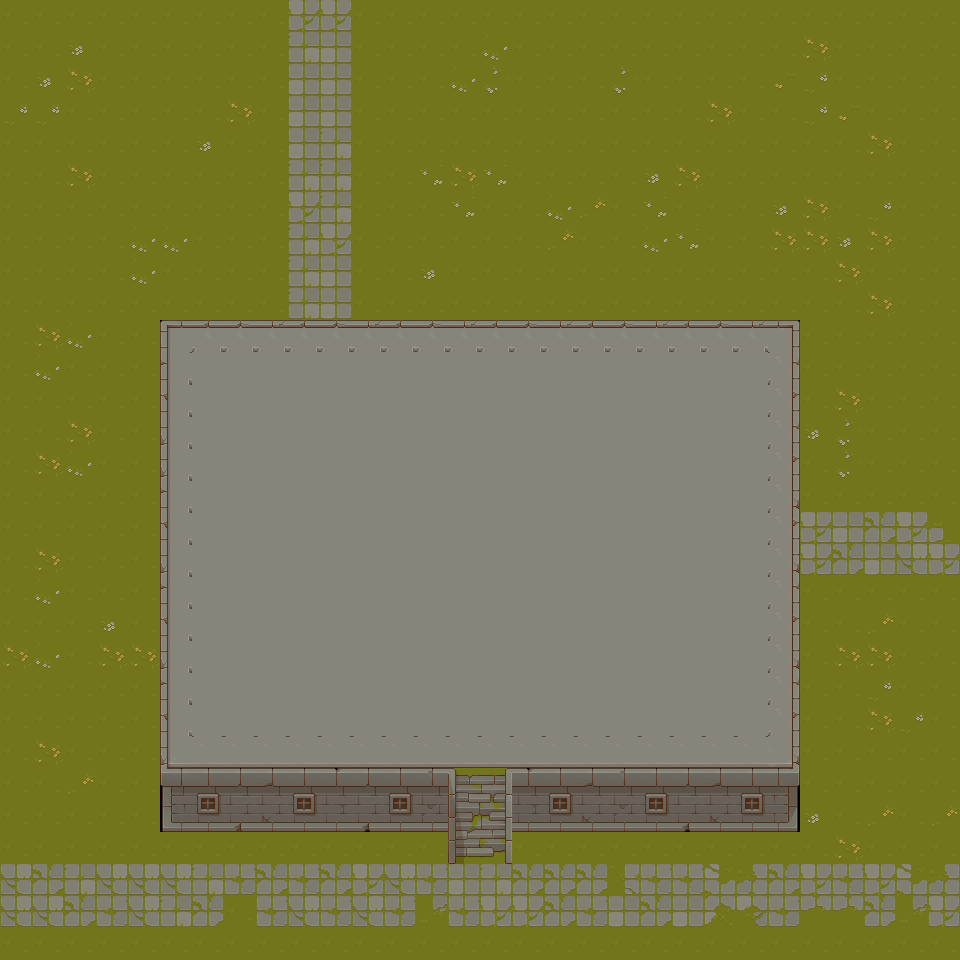

Tiled map render using the project's own tile images. Description and the whole map definition, tile-layer contents included, below:
An orthogonal 30x30 tile map with 32x32 px tiles, 2 tile layers (Capa de patrones 1, Capa de patrones 2), 5 tilesets.

<map version="1.10" tiledversion="1.10.2" orientation="orthogonal" renderorder="right-down" width="30" height="30" tilewidth="32" tileheight="32" infinite="0" nextlayerid="3" nextobjectid="1">
 <tileset firstgid="1" source="TX Plant.tsx" />
 <tileset firstgid="257" source="TX Tileset Grass.tsx" />
 <tileset firstgid="321" source="TX Tileset Wall.tsx" />
 <tileset firstgid="577" source="TX Struct.tsx" />
 <tileset firstgid="833" source="TX Tileset Stone Ground.tsx" />
 <layer id="1" name="Capa de patrones 1" width="30" height="30">
  <data encoding="csv">
268,268,268,268,268,268,268,268,268,298,298,268,268,268,268,268,268,268,268,268,268,268,268,268,268,268,268,268,268,268,
268,268,269,268,268,268,268,268,268,290,289,268,268,268,268,285,268,268,268,268,268,268,268,268,268,286,268,268,268,268,
268,269,286,268,268,268,268,268,268,289,289,268,268,268,285,278,268,268,268,278,268,268,268,268,277,270,268,268,268,268,
270,270,268,268,268,268,268,286,268,289,289,268,268,268,268,268,268,268,268,268,268,268,286,268,268,270,277,268,268,268,
268,268,268,268,268,268,269,268,268,289,290,268,268,268,268,268,268,268,268,268,268,268,268,268,268,268,268,286,268,268,
268,268,286,268,268,268,268,268,268,290,290,268,268,263,286,263,268,268,268,268,269,286,268,268,268,268,268,268,268,268,
268,268,268,268,268,268,268,268,268,298,290,268,268,268,263,268,268,285,271,268,263,268,268,268,269,286,268,270,268,268,
268,268,268,268,285,285,268,268,268,290,298,268,268,268,268,268,268,271,268,268,285,263,268,268,286,286,269,286,268,268,
268,268,268,268,285,268,268,268,268,290,289,268,268,269,268,268,268,268,268,268,268,268,268,268,268,268,286,268,268,268,
268,268,268,268,268,268,268,268,268,290,289,268,268,268,268,268,268,268,268,268,268,268,268,268,268,268,268,286,268,268,
268,286,285,268,268,833,839,839,839,839,839,839,839,839,839,839,839,839,839,839,839,839,839,839,835,268,268,268,268,268,
268,285,268,268,268,846,842,842,842,842,842,842,842,842,842,842,842,842,842,842,842,842,842,842,848,268,268,268,268,268,
268,268,268,268,268,846,842,842,842,842,842,842,842,842,842,842,842,842,842,842,842,842,842,842,848,268,286,268,268,268,
268,268,286,268,268,846,842,842,842,842,842,842,842,842,842,842,842,842,842,842,842,842,842,842,848,269,278,268,268,268,
268,286,285,268,268,846,842,842,842,842,842,842,842,842,842,842,842,842,842,842,842,842,842,842,848,268,278,268,268,268,
268,268,268,268,268,846,842,842,842,842,842,842,842,842,842,842,842,842,842,842,842,842,842,842,848,268,268,268,268,268,
268,268,268,268,268,846,842,842,842,842,842,842,842,842,842,842,842,842,842,842,842,842,842,842,848,298,289,306,298,311,
268,286,268,268,268,846,842,842,842,842,842,842,842,842,842,842,842,842,842,842,842,842,842,842,848,298,306,289,305,298,
268,285,268,268,268,846,842,842,842,842,842,842,842,842,842,842,842,842,842,842,842,842,842,842,848,268,268,268,268,268,
268,268,268,269,268,846,842,842,842,842,842,842,842,842,842,842,842,842,842,842,842,842,842,842,848,268,268,271,268,268,
286,285,268,286,286,846,842,842,842,842,842,842,842,842,842,842,842,842,842,842,842,842,842,842,848,268,286,286,268,268,
268,268,268,268,268,846,842,842,842,842,842,842,842,842,842,842,842,842,842,842,842,842,842,842,848,268,268,270,268,268,
268,268,268,268,268,846,842,842,842,842,842,842,842,842,842,842,842,842,842,842,842,842,842,842,848,268,268,286,270,268,
268,286,268,268,268,849,855,855,855,855,855,855,855,855,855,855,855,855,855,855,855,855,855,855,851,268,268,268,268,268,
268,268,271,268,268,370,418,423,420,423,418,419,423,421,268,268,418,423,420,421,423,419,423,421,372,268,268,268,268,268,
268,268,268,268,268,386,434,439,436,439,434,435,439,437,268,268,434,439,436,437,439,435,439,437,388,269,268,271,268,271,
268,268,268,268,268,268,268,268,268,268,268,268,268,268,268,268,268,268,268,268,268,268,268,268,268,268,286,268,268,268,
305,306,290,305,305,305,290,297,306,297,306,298,305,297,289,290,306,306,306,307,297,297,318,317,306,298,297,298,318,317,
305,305,306,297,305,290,306,268,297,305,297,305,297,315,297,298,298,306,297,289,306,289,313,314,297,303,303,306,315,298,
268,268,268,268,268,268,268,268,268,268,268,268,268,268,268,268,268,268,268,268,268,268,268,268,268,268,268,268,268,268
</data>
 </layer>
 <layer id="2" name="Capa de patrones 2" width="30" height="30">
  <data encoding="csv">
0,0,0,0,0,0,0,0,0,0,0,0,0,0,0,0,0,0,0,0,0,0,0,0,0,0,0,0,0,0,
0,0,0,0,0,0,0,0,0,0,0,0,0,0,0,0,0,0,0,0,0,0,0,0,0,0,0,0,0,0,
0,0,0,0,0,0,0,0,0,0,0,0,0,0,0,0,0,0,0,0,0,0,0,0,0,0,0,0,0,0,
0,0,0,0,0,0,0,0,0,0,0,0,0,0,0,0,0,0,0,0,0,0,0,0,0,0,0,0,0,0,
0,0,0,0,0,0,0,0,0,0,0,0,0,0,0,0,0,0,0,0,0,0,0,0,0,0,0,0,0,0,
0,0,0,0,0,0,0,0,0,0,0,0,0,0,0,0,0,0,0,0,0,0,0,0,0,0,0,0,0,0,
0,0,0,0,0,0,0,0,0,0,0,0,0,0,0,0,0,0,0,0,0,0,0,0,0,0,0,0,0,0,
0,0,0,0,0,0,0,0,0,0,0,0,0,0,0,0,0,0,0,0,0,0,0,0,0,0,0,0,0,0,
0,0,0,0,0,0,0,0,0,0,0,0,0,0,0,0,0,0,0,0,0,0,0,0,0,0,0,0,0,0,
0,0,0,0,0,0,0,0,0,0,0,0,0,0,0,0,0,0,0,0,0,0,0,0,0,0,0,0,0,0,
0,0,0,0,0,338,349,350,351,349,350,351,349,350,351,349,350,351,349,350,351,349,350,351,340,0,0,0,0,0,
0,0,0,0,0,346,0,0,0,0,0,0,0,0,0,0,0,0,0,0,0,0,0,0,347,0,0,0,0,0,
0,0,0,0,0,362,0,0,0,0,0,0,0,0,0,0,0,0,0,0,0,0,0,0,363,0,0,0,0,0,
0,0,0,0,0,378,0,0,0,0,0,0,0,0,0,0,0,0,0,0,0,0,0,0,347,0,0,0,0,0,
0,0,0,0,0,378,0,0,0,0,0,0,0,0,0,0,0,0,0,0,0,0,0,0,363,0,0,0,0,0,
0,0,0,0,0,346,0,0,0,0,0,0,0,0,0,0,0,0,0,0,0,0,0,0,379,0,0,0,0,0,
0,0,0,0,0,362,0,0,0,0,0,0,0,0,0,0,0,0,0,0,0,0,0,0,363,0,0,0,0,0,
0,0,0,0,0,378,0,0,0,0,0,0,0,0,0,0,0,0,0,0,0,0,0,0,379,0,0,0,0,0,
0,0,0,0,0,346,0,0,0,0,0,0,0,0,0,0,0,0,0,0,0,0,0,0,347,0,0,0,0,0,
0,0,0,0,0,362,0,0,0,0,0,0,0,0,0,0,0,0,0,0,0,0,0,0,363,0,0,0,0,0,
0,0,0,0,0,378,0,0,0,0,0,0,0,0,0,0,0,0,0,0,0,0,0,0,379,0,0,0,0,0,
0,0,0,0,0,346,0,0,0,0,0,0,0,0,0,0,0,0,0,0,0,0,0,0,347,0,0,0,0,0,
0,0,0,0,0,362,0,0,0,0,0,0,0,0,0,0,0,0,0,0,0,0,0,0,363,0,0,0,0,0,
0,0,0,0,0,378,0,0,0,0,0,0,0,0,0,0,0,0,0,0,0,0,0,0,379,0,0,0,0,0,
0,0,0,0,0,370,423,419,420,423,418,419,423,421,664,662,418,423,420,421,423,419,420,423,372,0,0,0,0,0,
0,0,0,0,0,386,439,435,436,439,434,435,439,437,680,678,434,439,436,437,439,435,436,439,388,0,0,0,0,0,
0,0,0,0,0,0,0,0,0,0,0,0,0,0,696,694,0,0,0,0,0,0,0,0,0,0,0,0,0,0,
0,0,0,0,0,0,0,0,0,0,0,0,0,0,0,0,0,0,0,0,0,0,0,0,0,0,0,0,0,0,
0,0,0,0,0,0,0,0,0,0,0,0,0,0,0,0,0,0,0,0,0,0,0,0,0,0,0,0,0,0,
0,0,0,0,0,0,0,0,0,0,0,0,0,0,0,0,0,0,0,0,0,0,0,0,0,0,0,0,0,0
</data>
 </layer>
</map>
